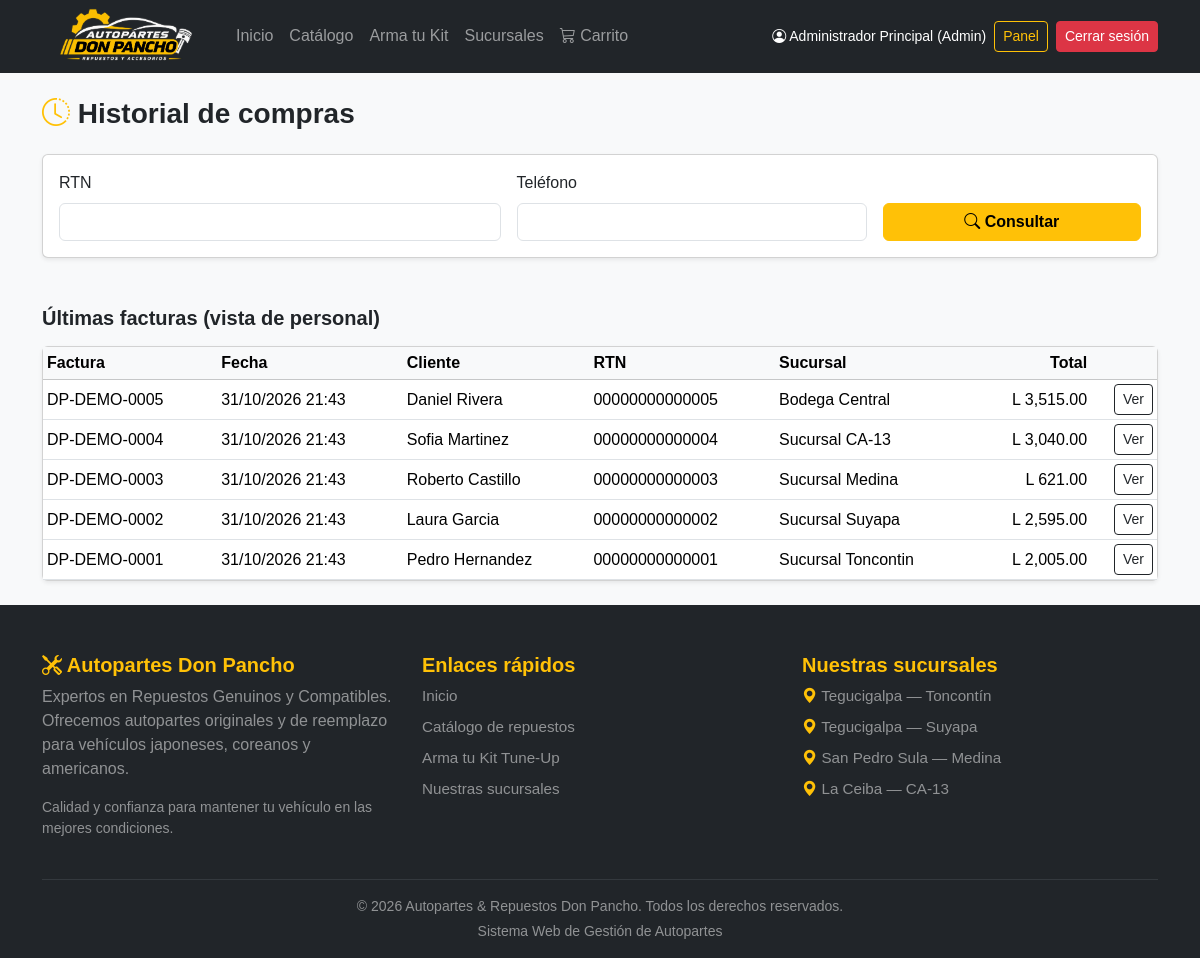
The app's page /historial.php (signed in) with its own data.
### tables this page shows
CREATE TABLE facturas (
    id_factura INT AUTO_INCREMENT PRIMARY KEY,
    numero_factura VARCHAR(30) NOT NULL UNIQUE,
    id_cliente INT NOT NULL,
    id_sucursal   INT NOT NULL,
    fecha_emision DATETIME NOT NULL DEFAULT CURRENT_TIMESTAMP,

    subtotal DECIMAL(10,2) NOT NULL,
    descuento DECIMAL(10,2) NOT NULL DEFAULT 0.00,
    tasa_isv DECIMAL(5,2)  NOT NULL DEFAULT 15.00,
    isv DECIMAL(10,2) NOT NULL DEFAULT 0.00,
    flete DECIMAL(10,2) NOT NULL DEFAULT 0.00,
    total DECIMAL(10,2) NOT NULL,

    modalidad_flete ENUM('mostrador','moto_express','camioncito')
                    NOT NULL DEFAULT 'mostrador',

    anulada TINYINT(1) NOT NULL DEFAULT 0,   

    CONSTRAINT fk_factura_cliente
        FOREIGN KEY (id_cliente) REFERENCES clientes(id_cliente)
        ON UPDATE CASCADE
        ON DELETE RESTRICT,
    
    CONSTRAINT fk_factura_sucursal
        FOREIGN KEY (id_sucursal) REFERENCES sucursales(id_sucursal)
        ON UPDATE CASCADE
        ON DELETE RESTRICT
);

CREATE TABLE clientes (
    id_cliente INT AUTO_INCREMENT PRIMARY KEY,
    nombre VARCHAR(150) NOT NULL,
    rtn VARCHAR(20)  NOT NULL UNIQUE,
    telefono VARCHAR(20),
    correo VARCHAR(150),
    direccion  VARCHAR(255),
    activo TINYINT(1) NOT NULL DEFAULT 1     
);

CREATE TABLE sucursales (
    id_sucursal INT AUTO_INCREMENT PRIMARY KEY,
    nombre VARCHAR(100) NOT NULL,
    ciudad VARCHAR(100) NOT NULL,
    direccion VARCHAR(255),
    activo TINYINT(1) NOT NULL DEFAULT 1    
);

### clases/Factura.php (called while the page is built, shortened)
<?php
require_once __DIR__ . '/Carrito.php';
class Factura
{
    private PDO $db;
    public function __construct(?PDO $db = null)
    {
        if ($db === null) {
            $db = (new ConexionBD())->conectar();
        }
        $this->db = $db;
    }
    public function recientes(int $limite = 50): array
    {
        $limite = max(1, min($limite, 200));
        $st = $this->db->query(
            "SELECT f.id_factura, f.numero_factura, f.fecha_emision, f.total,
                    f.modalidad_flete, f.anulada, c.nombre AS cliente, c.rtn,
                    s.nombre AS sucursal
             FROM facturas f
             JOIN clientes c   ON c.id_cliente = f.id_cliente
             JOIN sucursales s ON s.id_sucursal = f.id_sucursal
             ORDER BY f.fecha_emision DESC, f.id_factura DESC
             LIMIT $limite"
        );
        return $st->fetchAll();
    }
}

### clases/Carrito.php (called while the page is built, shortened)
<?php
class Carrito
{
    public static function dinero(float|int|string $monto): string
    {
        return 'L ' . number_format((float) $monto, 2, '.', ',');
    }
}

### historial.php (the view, shortened to what this page needs)
<?php
require_once __DIR__ . '/clases/Factura.php';
try {
    $modelo = new Factura();
} catch (RuntimeException $e) {
    http_response_code(500);
    exit('No se pudo conectar con la base de datos.');
}
$e = fn($v): string => htmlspecialchars((string) $v, ENT_QUOTES, 'UTF-8');
$esPersonal = in_array($_SESSION['rol'] ?? '', ['admin', 'bodeguero'], true);
$rtn        = '';
$telefono   = '';
$recientes = $esPersonal ? $modelo->recientes(50) : [];
require_once __DIR__ . '/includes/header.php';
?>
<link rel="stylesheet" href="<?= $baseUrl ?>assets/css/checkout.css">
<div class="container py-4">
    <h1 class="h3 fw-bold mb-4"><i class="bi bi-clock-history text-warning"></i> Historial de compras</h1>
    <div class="card shadow-sm mb-4">
        <div class="card-body">
            <form method="post" action="historial.php" class="row g-3 align-items-end" id="formHistorial" novalidate>
                <div class="col-md-5">
                    <label for="rtn" class="form-label">RTN</label>
                    <input type="text" id="rtn" name="rtn" inputmode="numeric" maxlength="17"
                           class="form-control" value="<?= $e($rtn) ?>" required>
                </div>
                <div class="col-md-4">
                    <label for="telefono" class="form-label">Teléfono</label>
                    <input type="tel" id="telefono" name="telefono" inputmode="tel" maxlength="14"
                           class="form-control" value="<?= $e($telefono) ?>" required>
                </div>
                <div class="col-md-3">
                    <button class="btn btn-warning w-100 fw-semibold"><i class="bi bi-search"></i> Consultar</button>
                </div>
            </form>
        </div>
    </div>
    <?php if ($esPersonal): ?>
        <h2 class="h5 fw-bold mt-5 mb-3">Últimas facturas (vista de personal)</h2>
        <div class="card shadow-sm">
            <div class="table-responsive">
                <table class="table table-sm align-middle mb-0">
                    <thead class="table-light">
                        <tr><th>Factura</th><th>Fecha</th><th>Cliente</th><th>RTN</th><th>Sucursal</th><th class="text-end">Total</th><th></th></tr>
                    </thead>
                    <tbody>
                    <?php foreach ($recientes as $f): ?>
                        <tr>
                            <td><?= $e($f['numero_factura']) ?>
                                <?php if ((int) $f['anulada'] === 1): ?><span class="badge text-bg-danger">Anulada</span><?php endif; ?></td>
                            <td><?= $e(date('d/m/Y H:i', strtotime((string) $f['fecha_emision']))) ?></td>
                            <td><?= $e($f['cliente']) ?></td>
                            <td><?= $e($f['rtn']) ?></td>
                            <td><?= $e($f['sucursal']) ?></td>
                            <td class="text-end"><?= Carrito::dinero($f['total']) ?></td>
                            <td class="text-end"><a class="btn btn-sm btn-outline-dark" href="factura.php?id=<?= (int) $f['id_factura'] ?>">Ver</a></td>
                        </tr>
                    <?php endforeach; ?>
                    </tbody>
                </table>
            </div>
        </div>
    <?php endif; ?>
</div>
<?php require_once __DIR__ . '/includes/footer.php'; ?>

### assets/css/estilos.css (style rules this page uses)
body { font-family: Arial, sans-serif; background-color: #f8f9fa; }

### records on screen
facturas: numero_factura "DP-DEMO-0005", fecha_emision "31/10/2026 21:43", id_cliente.nombre "Daniel Rivera", id_cliente.rtn "00000000000005", id_sucursal.nombre "Bodega Central", total "L 3,515.00"
facturas: numero_factura "DP-DEMO-0004", fecha_emision "31/10/2026 21:43", id_cliente.nombre "Sofia Martinez", id_cliente.rtn "00000000000004", id_sucursal.nombre "Sucursal CA-13", total "L 3,040.00"
facturas: numero_factura "DP-DEMO-0003", fecha_emision "31/10/2026 21:43", id_cliente.nombre "Roberto Castillo", id_cliente.rtn "00000000000003", id_sucursal.nombre "Sucursal Medina", total "L 621.00"
facturas: numero_factura "DP-DEMO-0002", fecha_emision "31/10/2026 21:43", id_cliente.nombre "Laura Garcia", id_cliente.rtn "00000000000002", id_sucursal.nombre "Sucursal Suyapa", total "L 2,595.00"
facturas: numero_factura "DP-DEMO-0001", fecha_emision "31/10/2026 21:43", id_cliente.nombre "Pedro Hernandez", id_cliente.rtn "00000000000001", id_sucursal.nombre "Sucursal Toncontin", total "L 2,005.00"
